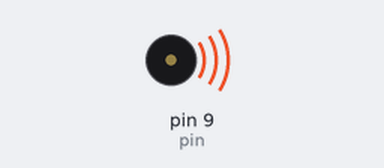
This sketch was run on a simulated Arduino Uno, built with avr-gcc and run on an emulated ATmega328P. Parts: buzzer (waves = sounding).

Above: at 0.35 s.
At 4.2 s:
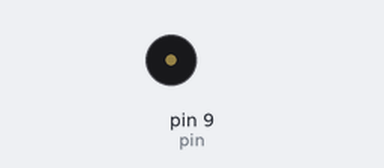
Timing chart, 0 to 9.6 s (numbered marks = the images above):
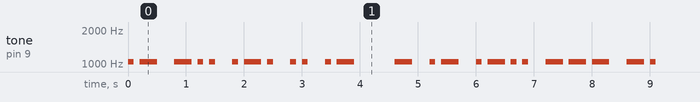

Measured:
- by itself, tone on pin 9 (pin): plays 1047 Hz for 0.10 s, 1047 Hz for 0.30 s, 1047 Hz for 0.30 s, 1047 Hz for 0.10 s, 1047 Hz for 0.10 s, 1047 Hz for 0.10 s … (326 notes in this stretch)

The sketch:

morse-2.ino
```cpp
/******************************************************************************
**                                                                           **
**                              Morse                                        **
**                                                                           **
**                                                                           **
******************************************************************************/

//****** Includes *************************************************************

//****** Variables ************************************************************
const int pin = 9;   // pin for speaker

int note = 1047;
int velocitat = 10;

//****** Setup ****************************************************************
void setup()
{
}

//****** Loop *****************************************************************
void loop()
{
  //A   ** Adria Talon Prats
  punt();
  ratlla();
  //Espai entre lletres
  espaiL();
  //D
  ratlla();
  punt();
  punt();
  //Espai entre lletres
  espaiL();
  //R
  punt();
  ratlla();
  punt();
  //Espai entre lletres
  espaiL();
  //I
  punt();
  punt();
  //Espai entre lletres
  espaiL();
  //a
  punt();
  ratlla();
  //Espai entre paraules
  espaiP();

  //T
  ratlla();
  //Espai entre lletres
  espaiL();
  //a
  punt();
  ratlla();
  //Espai entre lletres
  espaiL();
  //l
  punt();
  ratlla();
  punt();
  punt();
  //Espai entre lletres
  espaiL();
  //o
  ratlla();
  ratlla();
  ratlla();
    //Espai entre lletres
  espaiL();
  //n
  ratlla();
  punt();

    //Espai entre paraules
  espaiP();

  //P
  punt();
  ratlla();
  ratlla();
  punt();
    //Espai entre lletres
  espaiL();
  //r
  punt();
  ratlla();
  punt();
    //Espai entre lletres
  espaiL();
  //a
  punt();
  ratlla();
    //Espai entre lletres
  espaiL();
  //t
  ratlla();
    //Espai entre lletres
  espaiL();
  //s
  punt();
  punt();
  punt();
    //Espai entre paraules
  espaiP();


}

//****** Funcions *************************************************************
void punt()
{
  tone(pin, note, 1000/velocitat);
  delay(1000/velocitat);
  delay(1000/velocitat);
}

void ratlla()
{
  tone(pin, note, 3*(1000/velocitat));
  delay(3*(1000/velocitat));
  delay(1000/velocitat);
}

void espaiL()  //Espai entre lletres
{
  delay(2*(1000/velocitat));
}

void espaiP()  //Espai entre paraules
{
  delay(6*(1000/velocitat));
}
```
